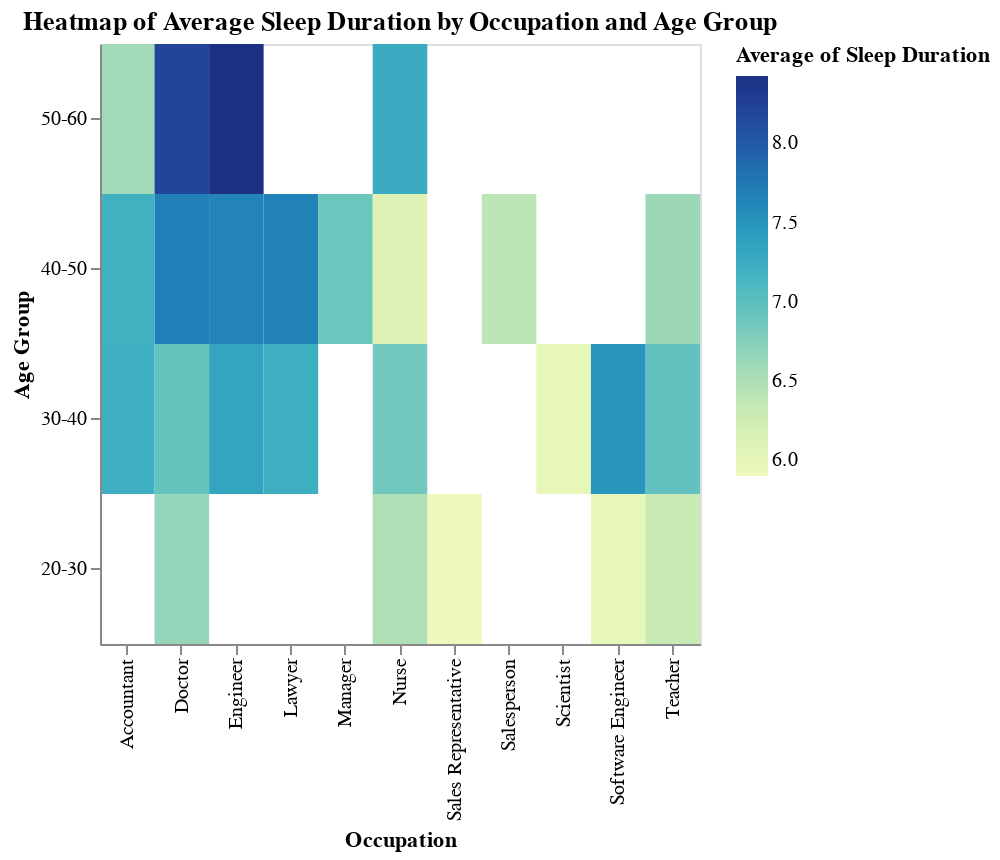

The cell this chart's notebook holds for it:
### Markdown cell above
## Task Analysis
### Task 1: Heatmap
#### Retrieve Value: What is the average Sleep Duration for different Occupations?

### Code cell
# Creating bins for age to represent age as age group(as an ordinal/categorical variable).
bins = [20, 30, 40, 50, 60]
labels = ['20-30', '30-40', '40-50', '50-60']


# Create a new column for Age Group
health_lifestyle['Age Group'] = pd.cut(health_lifestyle['Age'], bins=bins, labels=labels, right=False)


heatmap = alt.Chart(health_lifestyle).mark_rect().encode(
    alt.X('Occupation:O'),
    alt.Y('Age Group:O', sort=alt.EncodingSortField(field='Age Group', order='descending')),
    color='average(Sleep Duration):Q',
    tooltip=['average(Sleep Duration)']
).properties(
    width=300,
    height=300,
    title='Heatmap of Average Sleep Duration by Occupation and Age Group'
)
heatmap

### Figure 1 — Vega-Lite specification as saved in the notebook (floating-point values rounded to 4 significant figures; data arrays with more than 128 entries replaced by an {"elided": "..."} marker saying what was removed)
{"config": {"view": {"continuousWidth": 300, "continuousHeight": 300}}, "data": {"name": "data-6069ce3e3b51bd513d2f25aae51e0fc7"}, "mark": {"type": "rect"}, "encoding": {"color": {"aggregate": "average", "field": "Sleep Duration", "type": "quantitative"}, "tooltip": [{"aggregate": "average", "field": "Sleep Duration", "type": "quantitative"}], "x": {"field": "Occupation", "type": "ordinal"}, "y": {"field": "Age Group", "sort": {"field": "Age Group", "order": "descending"}, "type": "ordinal"}}, "height": 300, "title": "Heatmap of Average Sleep Duration by Occupation and Age Group", "width": 300, "$schema": "https://vega.github.io/schema/vega-lite/v5.8.0.json", "datasets": {"data-6069ce3e3b51bd513d2f25aae51e0fc7": {"elided": "374 records"}}}
